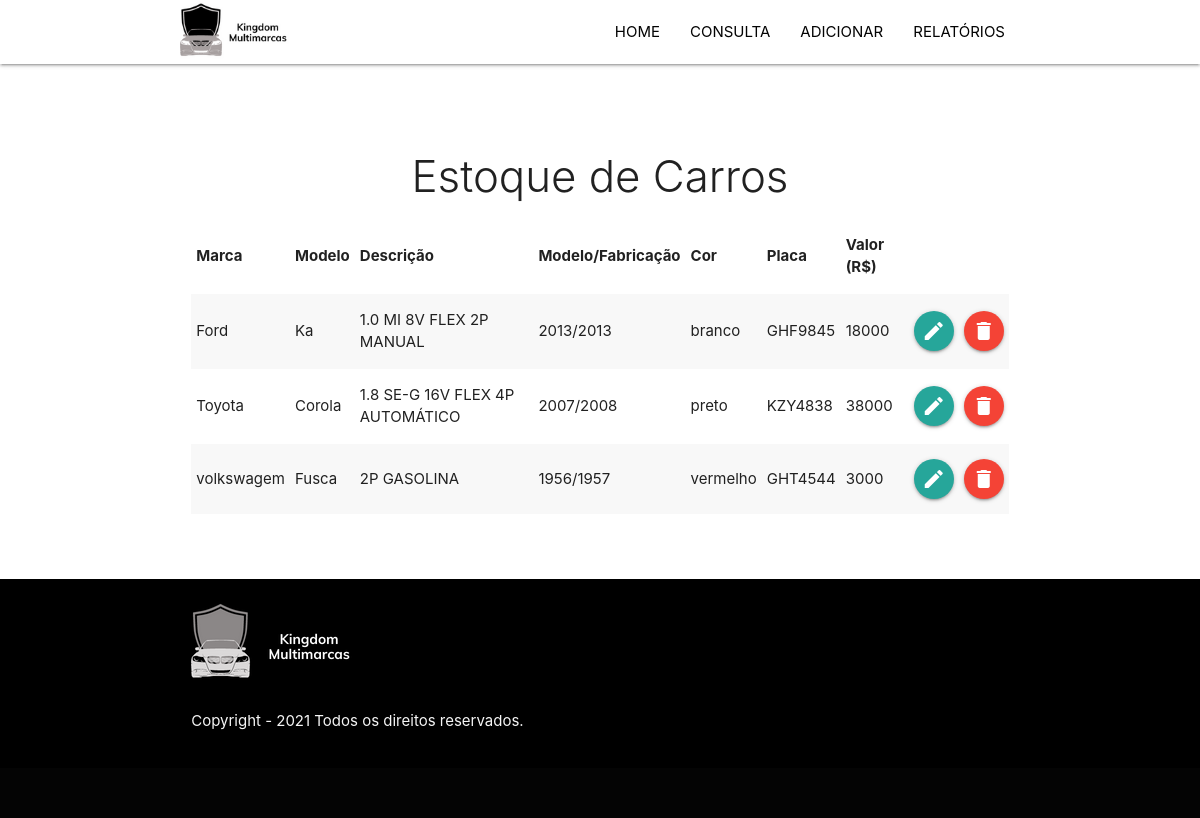
/consultar.php, run on the app's committed database.
### tables this page shows
CREATE TABLE IF NOT EXISTS `estoque` (
  `id` int(11) NOT NULL AUTO_INCREMENT,
  `marca` varchar(40) NOT NULL,
  `modelo` varchar(40) NOT NULL,
  `descricao` varchar(50) NOT NULL,
  `mod_fab` varchar(9) NOT NULL,
  `cor` varchar(20) NOT NULL,
  `placa` varchar(9) NOT NULL,
  `valor` int(11) NOT NULL,
  PRIMARY KEY (`id`)
);

### consultar.php (the view, shortened to what this page needs)
<?php
include_once 'php_action/db_connect.php';
include_once 'includes/header.php';
?>
<div class="section no-pad-bot" id="index-banner">
      <div class="container">
        <br /><br />
        <div class="row center">
          <div class="col s12">
            <h3 class="light ">Estoque de Carros</h3>
            <table class= "striped">
              <thead>
                <tr>
                  <th>Marca</th>
                  <th>Modelo</th>
                  <th>Descrição</th>
                  <th>Modelo/Fabricação</th>
                  <th>Cor</th>
                  <th>Placa</th>
                  <th>Valor (R$)</th>
                </tr>
              </thead>
              <tbody>
              <?php
                $sql= "SELECT * FROM estoque";
                $result= mysqli_query($connect, $sql);
                while($dados= mysqli_fetch_array($result)):
              ?>
                <tr>
                  <td><?php echo $dados['marca'];?></td>
                  <td><?php echo $dados['modelo'];?></td>
                  <td><?php echo $dados['descricao'];?></td>
                  <td><?php echo $dados['mod_fab'];?></td>
                  <td><?php echo $dados['cor'];?></td>
                  <td><?php echo $dados['placa'];?></td>
                  <td><?php echo $dados['valor'];?></td>
                  <td><a href="editar.php?id=<?php echo $dados['id'];?>" class="btn-floating preto">
                    <i class="material-icons"> edit</i></a>
                  </td>
                  <td><a href="#modal<?php echo $dados['id'];?>" class="btn-floating red modal-trigger">
                    <i class="material-icons"> delete</i></a>
                  </td>
                </tr>
                <?php endwhile; ?>
              </tbody>
            </table>
          </div>
        </div>
        <br /><br />
      </div>
    </div>
<?php
include_once 'includes/footer.php';
?>

### includes/header.php (shortened to what this page needs)
<!DOCTYPE html>
<html lang="pt">
  <head>
    <link
      href="css/materialize.css"
      type="text/css"
      rel="stylesheet"
      media="screen,projection"
    />
    <link
      href="css/style.css"
      type="text/css"
      rel="stylesheet"
      media="screen,projection"
    />
  </head>
  <body>
    <nav class="white" role="navigation">
      <div class="nav-wrapper container">
        <a id="logo-container" href="#"
          ><img src="assets/imagens/Design sem nome (5).png" width="121px"
        /></a>
        <ul class="right hide-on-med-and-down">
          <li><a href="index.php">HOME</a></li>
          <li><a href="consultar.php">CONSULTA</a></li>
          <li><a href="adicionar.php">ADICIONAR</a></li>
          <li><a href="relatorio.php">RELATÓRIOS</a></li>
        </ul>
      </div>
    </nav>

### includes/footer.php (shortened to what this page needs)
<footer class="page-footer black">
      <div class="container">
        <div class="row">
          <div class="col ll2 s12">
            <img src="assets/imagens/Design sem nome (4).png
            " width="170px">
            <p class="grey-text text-lighten-4">
              Copyright - 2021 Todos os direitos reservados.
            </p>
          </div>
        </div>
      </div>
      <div class="footer-copyright">
      </div>
    </footer>
  </body>
</html>

### css/style.css (style rules this page uses)
nav ul a { color: #030303; }

### data on the page
estoque: marca "Ford", modelo "Ka", descricao "1.0 MI 8V FLEX 2P MANUAL", mod_fab "2013/2013", cor "branco", placa "GHF9845", valor "18000"
estoque: marca "Toyota", modelo "Corola", descricao "1.8 SE-G 16V FLEX 4P AUTOMÁTICO", mod_fab "2007/2008", cor "preto", placa "KZY4838", valor "38000"
estoque: marca "volkswagem", modelo "Fusca", descricao "2P GASOLINA", mod_fab "1956/1957", cor "vermelho", placa "GHT4544", valor "3000"
